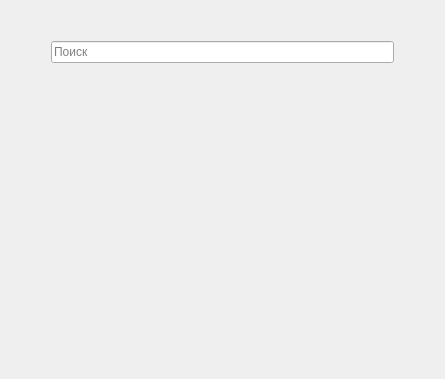
<?xml version="1.0" encoding="UTF-8"?>
<ui version="4.0">
 <class>LobbyWidget</class>
 <widget class="QWidget" name="LobbyWidget">
  <property name="geometry">
   <rect>
    <x>0</x>
    <y>0</y>
    <width>445</width>
    <height>379</height>
   </rect>
  </property>
  <property name="windowTitle">
   <string>Form</string>
  </property>
  <layout class="QVBoxLayout" name="verticalLayout_2">
   <item>
    <spacer name="verticalSpacer_3">
     <property name="orientation">
      <enum>Qt::Vertical</enum>
     </property>
     <property name="sizeType">
      <enum>QSizePolicy::Minimum</enum>
     </property>
     <property name="sizeHint" stdset="0">
      <size>
       <width>20</width>
       <height>30</height>
      </size>
     </property>
    </spacer>
   </item>
   <item>
    <layout class="QHBoxLayout" name="horizontalLayout">
     <item>
      <spacer name="horizontalSpacer">
       <property name="orientation">
        <enum>Qt::Horizontal</enum>
       </property>
       <property name="sizeType">
        <enum>QSizePolicy::Minimum</enum>
       </property>
       <property name="sizeHint" stdset="0">
        <size>
         <width>40</width>
         <height>20</height>
        </size>
       </property>
      </spacer>
     </item>
     <item>
      <layout class="QVBoxLayout" name="verticalLayout">
       <item>
        <widget class="QLineEdit" name="searchLineEdit">
         <property name="focusPolicy">
          <enum>Qt::ClickFocus</enum>
         </property>
         <property name="placeholderText">
          <string>Поиск</string>
         </property>
        </widget>
       </item>
       <item>
        <spacer name="verticalSpacer">
         <property name="orientation">
          <enum>Qt::Vertical</enum>
         </property>
         <property name="sizeType">
          <enum>QSizePolicy::Minimum</enum>
         </property>
         <property name="sizeHint" stdset="0">
          <size>
           <width>20</width>
           <height>15</height>
          </size>
         </property>
        </spacer>
       </item>
       <item>
        <widget class="QTabWidget" name="tabWidget">
         <property name="currentIndex">
          <number>-1</number>
         </property>
         <property name="usesScrollButtons">
          <bool>true</bool>
         </property>
         <property name="documentMode">
          <bool>true</bool>
         </property>
        </widget>
       </item>
      </layout>
     </item>
     <item>
      <spacer name="horizontalSpacer_2">
       <property name="orientation">
        <enum>Qt::Horizontal</enum>
       </property>
       <property name="sizeType">
        <enum>QSizePolicy::Minimum</enum>
       </property>
       <property name="sizeHint" stdset="0">
        <size>
         <width>40</width>
         <height>20</height>
        </size>
       </property>
      </spacer>
     </item>
    </layout>
   </item>
   <item>
    <spacer name="verticalSpacer_2">
     <property name="orientation">
      <enum>Qt::Vertical</enum>
     </property>
     <property name="sizeType">
      <enum>QSizePolicy::Minimum</enum>
     </property>
     <property name="sizeHint" stdset="0">
      <size>
       <width>20</width>
       <height>30</height>
      </size>
     </property>
    </spacer>
   </item>
  </layout>
 </widget>
 <resources/>
 <connections/>
</ui>
